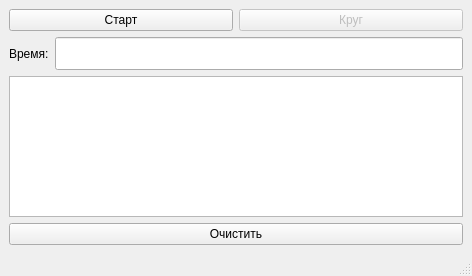
<?xml version="1.0" encoding="UTF-8"?>
<ui version="4.0">
 <class>MainWindow</class>
 <widget class="QMainWindow" name="MainWindow">
  <property name="geometry">
   <rect>
    <x>0</x>
    <y>0</y>
    <width>472</width>
    <height>276</height>
   </rect>
  </property>
  <property name="windowTitle">
   <string>MainWindow</string>
  </property>
  <widget class="QWidget" name="centralwidget">
   <layout class="QVBoxLayout" name="verticalLayout">
    <item>
     <layout class="QHBoxLayout" name="horizontalLayout">
      <item>
       <widget class="QPushButton" name="BtnStartStop">
        <property name="text">
         <string>Старт</string>
        </property>
        <property name="checkable">
         <bool>true</bool>
        </property>
       </widget>
      </item>
      <item>
       <widget class="QPushButton" name="btnCircle">
        <property name="enabled">
         <bool>false</bool>
        </property>
        <property name="text">
         <string>Круг</string>
        </property>
       </widget>
      </item>
     </layout>
    </item>
    <item>
     <layout class="QHBoxLayout" name="horizontalLayout_2">
      <item>
       <widget class="QLabel" name="labelTime">
        <property name="text">
         <string>Время:</string>
        </property>
       </widget>
      </item>
      <item>
       <widget class="QLineEdit" name="TimeIndication">
        <property name="font">
         <font>
          <pointsize>16</pointsize>
          <bold>true</bold>
         </font>
        </property>
        <property name="readOnly">
         <bool>true</bool>
        </property>
       </widget>
      </item>
     </layout>
    </item>
    <item>
     <widget class="QTextBrowser" name="textBrowser"/>
    </item>
    <item>
     <widget class="QPushButton" name="btnClear">
      <property name="text">
       <string>Очистить</string>
      </property>
     </widget>
    </item>
   </layout>
  </widget>
  <widget class="QMenuBar" name="menubar">
   <property name="geometry">
    <rect>
     <x>0</x>
     <y>0</y>
     <width>472</width>
     <height>21</height>
    </rect>
   </property>
  </widget>
  <widget class="QStatusBar" name="statusbar"/>
 </widget>
 <resources/>
 <connections>
  <connection>
   <sender>btnClear</sender>
   <signal>clicked()</signal>
   <receiver>textBrowser</receiver>
   <slot>clear()</slot>
   <hints>
    <hint type="sourcelabel">
     <x>325</x>
     <y>232</y>
    </hint>
    <hint type="destinationlabel">
     <x>325</x>
     <y>191</y>
    </hint>
   </hints>
  </connection>
 </connections>
</ui>
